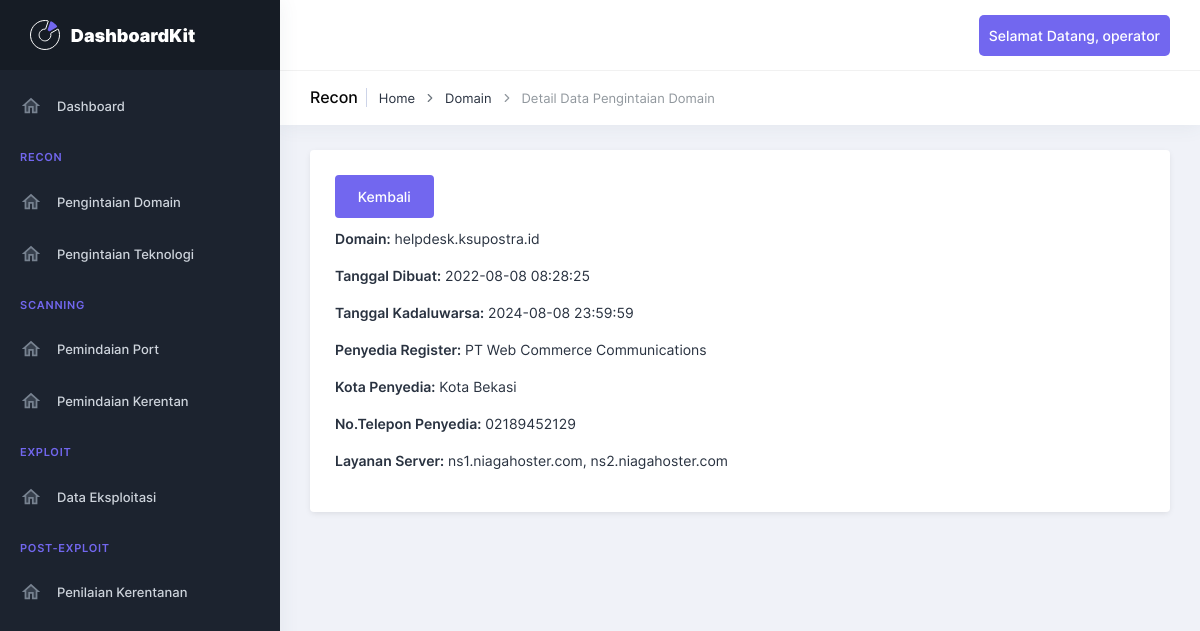
The app's page /detailDomain/1 (signed in) with its own data.
### models.py (models this page shows, shortened)
class User(db.Model, UserMixin):
    id_user = db.Column(db.Integer, primary_key=True)
    username = db.Column(db.String(150), unique=True, nullable=False)
    password = db.Column(db.String(150), nullable=False)
    role = db.Column(db.String(50), nullable=False)

class ReconDomain(db.Model):
    id = db.Column(db.Integer, primary_key=True)
    id_user = db.Column(db.Integer, db.ForeignKey('user.id_user'), nullable=False)
    domain = db.Column(db.String(255), nullable=False)
    domain_id = db.Column(db.String(255))
    creation_date = db.Column(db.String(255))
    expiration_date = db.Column(db.String(255))
    registrar = db.Column(db.String(255))
    registrar_city= db.Column(db.String(255))
    registrar_phone= db.Column(db.String(255))
    name_servers = db.Column(db.Text)

### app.py (the view)
@app.route('/detailDomain/<int:result_id>')
@login_required
@role_required('operator')
def detailDomain(result_id):
    user_role = current_user.role
    username = current_user.username
    whois_result = ReconDomain.query.get_or_404(result_id)
    return render_template('detailDomain.html', username = username,whois_result=whois_result, role=user_role)

### app.py (called while the page is built)
@login_manager.user_loader
def load_user(user_id):
    return User.query.get(int(user_id))

### templates/detailDomain.html (shortened to what this page needs)
{% extends "layouts/base.html" %}
{% block content %}
<section class="pc-container">
    <div class="pcoded-content">
        <div class="page-header">
            <div class="page-block">
                <div class="row align-items-center">
                    <div class="col-md-8">
                        <div class="page-header-title">
                            <h5 class="m-b-10">Recon</h5>
                        </div>
                        <ul class="breadcrumb">
                            <li class="breadcrumb-item"><a href="/">Home</a></li>
                            <li class="breadcrumb-item"><a href="/viewDomain">Domain</a></li>
                            <li class="breadcrumb-item active">Detail Data Pengintaian Domain</li>
                        </ul>
                    </div>
                </div>
            </div>
        </div>
        <div class="row">
            <div class="col-md-12">
                <div class="card">
                    <div class="card-body">
                        <a type="button" class="btn btn-primary m-b-10" href="/viewDomain">
                            Kembali
                        </a>
                        <p><strong>Domain:</strong> {{ whois_result.domain }}</p>
                        <p><strong>Tanggal Dibuat:</strong> {{ whois_result.creation_date }}</p>
                        <p><strong>Tanggal Kadaluwarsa:</strong> {{ whois_result.expiration_date }}</p>
                        <p><strong>Penyedia Register:</strong> {{ whois_result.registrar }}</p>
                        <p><strong>Kota Penyedia:</strong> {{ whois_result.registrar_city }}</p>
                        <p><strong>No.Telepon Penyedia:</strong> {{ whois_result.registrar_phone }}</p>
                        <p><strong>Layanan Server:</strong> {{ whois_result.name_servers }}</p>
                    </div>
                </div>
            </div>
        </div>
    </div>
</section>
{% endblock content %}

### templates/includes/navigation.html (shortened to what this page needs)
	<header class="pc-header ">
		<div class="header-wrapper">
			<div class="ms-auto">
				<ul class="list-unstyled">
					<li class="dropdown pc-h-item">
						<a class="pc-head-link dropdown-toggle arrow-none me-0" data-bs-toggle="dropdown" href="#" role="button"
							aria-haspopup="false" aria-expanded="false"style="background-color: #7267EF;  color: white; padding: 10px; border-radius: 5px;">
							Selamat Datang, {{ username }}
						</a>
					</li>
				</ul>
			</div>
		</div>
	</header>

### records on screen
User: username "operator"
ReconDomain: domain "helpdesk.ksupostra.id", creation_date "2022-08-08 08:28:25", expiration_date "2024-08-08 23:59:59", registrar "PT Web Commerce Communications", registrar_city "Kota Bekasi", registrar_phone "02189452129", name_servers "ns1.niagahoster.com, ns2.niagahoster.com"
